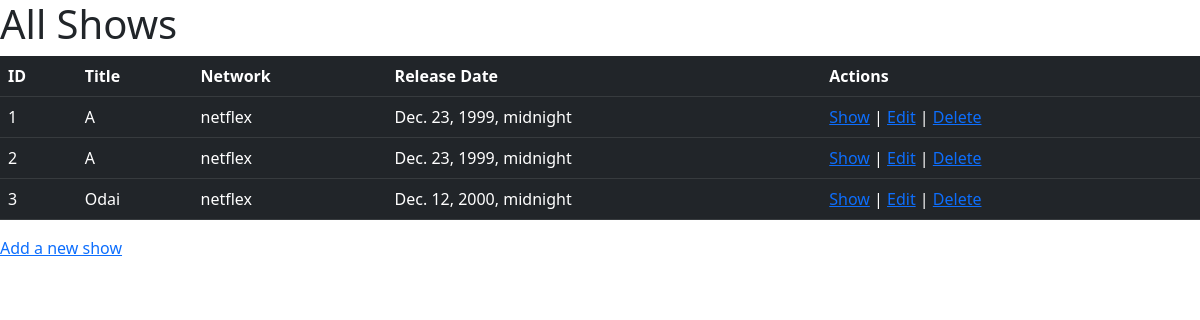
Before: / with the older database file.
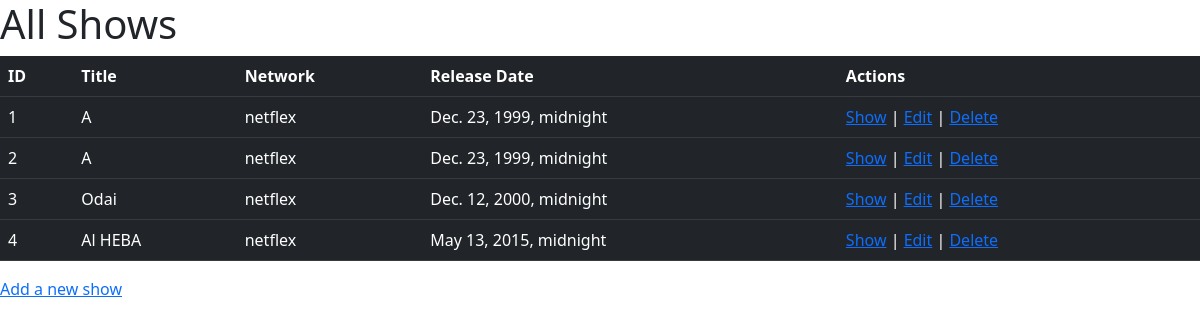
After: the same page with the newer database file.
### tvapp/models.py (models this page shows)
class show(models.Model):
    name = models.CharField(max_length=255)
    network = models.CharField(max_length=255)
    desc = models.TextField()
    release_date = models.DateTimeField()
    created_at = models.DateTimeField(auto_now_add=True)
    updated_at = models.DateTimeField(auto_now=True)

### tvapp/views.py (the view)
# urls.py: path('', views.index),
def index(request):
    context = {
        'shows' : show.objects.all()
    }
    return render (request, 'index.html', context)

### tvapp/templates/index.html (shortened to what this page needs)
<!DOCTYPE html>
<html lang="en">
<head>
    <link href="https://cdn.jsdelivr.net/npm/bootstrap@5.3.0/dist/css/bootstrap.min.css" rel="stylesheet"
>
</head>
<body>
    <h1>All Shows</h1>
    <table class="table table-dark">
        <tr>
            <th>ID</th>
            <th>Title</th>
            <th>Network</th>
            <th>Release Date</th>
            <th>Actions</th>
        </tr>
        {% for show in shows%}
        <tr>
            <td>{{show.id}}</td>
            <td>{{show.name}}</td>
            <td>{{show.network}}</td>
            <td>{{show.release_date}}</td>
            <td><a href="show_page/{{show.id}}">Show</a> | <a href="edit_page/{{show.id}}">Edit</a> | <a href="#">Delete</a></td>
        </tr>
        {%endfor%}
    </table>
    <a href="GoToAddShow">Add a new show</a>
</body>
</html>

Changed rows visible on the page:
added show: id "4", name "Al HEBA", network "netflex", release_date "May 13, 2015, midnight"
